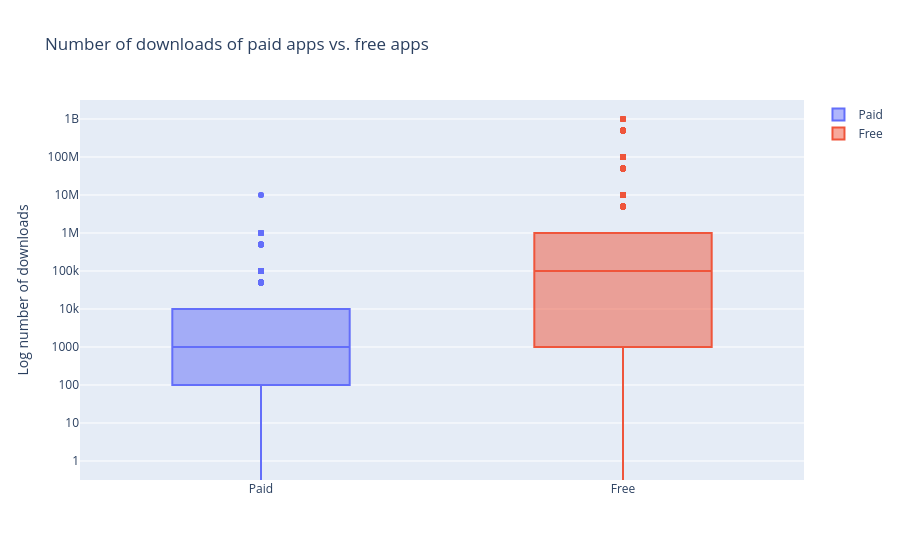

Notebook source saved alongside this figure:
### Markdown cell above
## 9. Popularity of paid apps vs free apps
<p>For apps in the Play Store today, there are five types of pricing strategies: free, freemium, paid, paymium, and subscription. Let's focus on free and paid apps only. Some characteristics of free apps are:</p>
<ul>
<li>Free to download.</li>
<li>Main source of income often comes from advertisements.</li>
<li>Often created by companies that have other products and the app serves as an extension of those products.</li>
<li>Can serve as a tool for customer retention, communication, and customer service.</li>
</ul>
<p>Some characteristics of paid apps are:</p>
<ul>
<li>Users are asked to pay once for the app to download and use it.</li>
<li>The user can't really get a feel for the app before buying it.</li>
</ul>
<p>Are paid apps installed as much as free apps? It turns out that paid apps have a relatively lower number of installs than free apps, though the difference is not as stark as I would have expected!</p>

### Code cell
trace0 = go.Box(
    y = apps[apps['Type'] == 'Paid']['Installs'],
    name = 'Paid'
)

trace1 = go.Box(
    y = apps[apps['Type'] == 'Free']['Installs'],
    name = 'Free'
)

layout = go.Layout(
    title = "Number of downloads of paid apps vs. free apps",
    yaxis = dict(title = "Log number of downloads",
                type = 'log',
                autorange = True)
)

data = [trace0, trace1]
plotly.offline.iplot({'data': data, 'layout': layout})

### Figure 1 — Plotly figure (JSON) as saved in the notebook; plotly's stock layout.template omitted (floating-point values rounded to 4 significant figures; data arrays with more than 128 entries replaced by an {"elided": "..."} marker saying what was removed)
{"data": [{"name": "Paid", "type": "box", "y": {"elided": "756 float values"}}, {"name": "Free", "type": "box", "y": {"elided": "8903 float values"}}], "layout": {"title": {"text": "Number of downloads of paid apps vs. free apps"}, "yaxis": {"autorange": true, "title": {"text": "Log number of downloads"}, "type": "log"}}}
